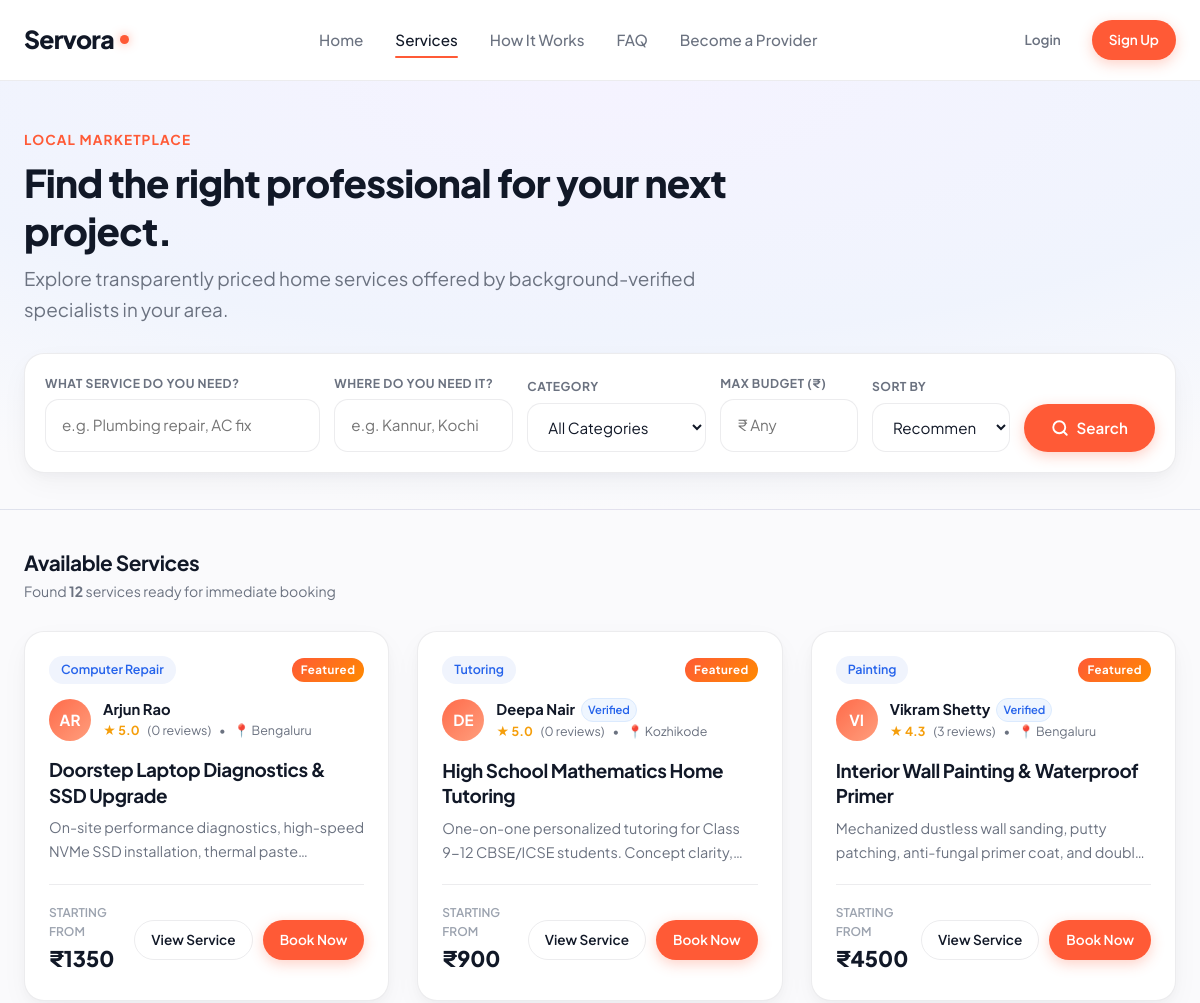
/services/ (upper part), run on an earlier commit of the app's database.
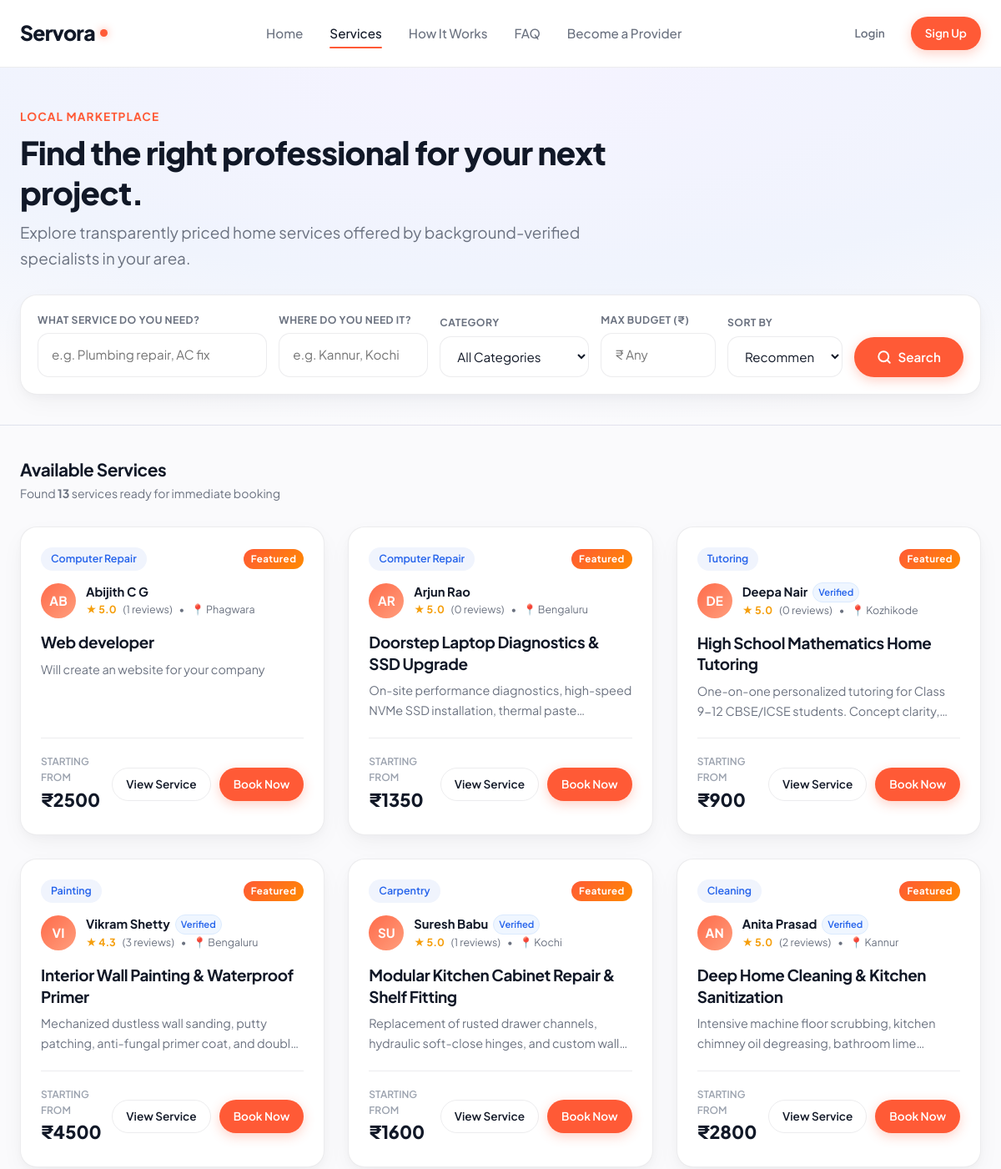
And on a later commit of the database.
### services/models.py (models this page shows, shortened)
class Service(models.Model):
    provider = models.ForeignKey(UserProfile, on_delete=models.CASCADE, related_name='services')
    category = models.ForeignKey(Category, on_delete=models.CASCADE, related_name='services')
    title = models.CharField(max_length=200)
    slug = models.SlugField(max_length=220, unique=True, blank=True)
    description = models.TextField()
    price = models.DecimalField(max_digits=10, decimal_places=2, help_text="Starting price in INR (₹)")
    duration_estimate = models.CharField(max_length=100, default='1-2 hours')
    location = models.CharField(max_length=120, default='Kannur')
    image = models.ImageField(upload_to='services/', blank=True, null=True)
    is_active = models.BooleanField(default=True)
    is_featured = models.BooleanField(default=False)
    created_at = models.DateTimeField(auto_now_add=True)
    updated_at = models.DateTimeField(auto_now=True)
    class Meta:
        ordering = ['-is_featured', '-created_at']
    @property
    def average_rating(self):
        reviews = self.reviews.all()
        if reviews.exists():
            return round(sum(r.rating for r in reviews) / reviews.count(), 1)
        return 5.0
    @property
    def reviews_count(self):
        return self.reviews.count()

class Category(models.Model):
    name = models.CharField(max_length=100, unique=True)
    slug = models.SlugField(max_length=120, unique=True, blank=True)
    icon_name = models.CharField(
        max_length=50,
        default='wrench',
        help_text="Icon identifier (e.g. spark, wrench, zap, paint, hammer, leaf)"
    )
    description = models.TextField(blank=True, default='')
    order = models.PositiveIntegerField(default=0)
    class Meta:
        verbose_name_plural = "Categories"
        ordering = ['order', 'name']

class Review(models.Model):
    RATING_CHOICES = [(i, str(i)) for i in range(1, 6)]
    service = models.ForeignKey(Service, on_delete=models.CASCADE, related_name='reviews')
    customer = models.ForeignKey(User, on_delete=models.CASCADE, related_name='customer_reviews')
    booking = models.OneToOneField(Booking, on_delete=models.SET_NULL, null=True, blank=True, related_name='review')
    rating = models.PositiveSmallIntegerField(choices=RATING_CHOICES, default=5)
    comment = models.TextField()
    created_at = models.DateTimeField(auto_now_add=True)
    class Meta:
        ordering = ['-created_at']

### users/models.py (models this page shows, shortened)
class UserProfile(models.Model):
    ROLE_CHOICES = (
        ('customer', 'Customer / Homeowner'),
        ('provider', 'Service Provider / Professional'),
    )
    user = models.OneToOneField(User, on_delete=models.CASCADE, related_name='profile')
    role = models.CharField(max_length=20, choices=ROLE_CHOICES, default='customer')
    phone = models.CharField(max_length=20, blank=True, default='')
    city = models.CharField(max_length=100, blank=True, default='Kannur')
    address = models.TextField(blank=True, default='')
    bio = models.TextField(blank=True, default='')
    is_verified = models.BooleanField(default=False, help_text="Designates whether this provider has been verified.")
    avatar = models.ImageField(upload_to='profiles/', blank=True, null=True)
    PAYOUT_STATUS_CHOICES = (
        ('not_configured', 'Not Configured'),
        ('configured', 'Configured'),
        ('verification_required', 'Verification Required'),
        ('ready', 'Ready for Payout'),
    )
    PAYOUT_PREFERENCE_CHOICES = (
        ('upi', 'UPI Transfer'),
        ('bank', 'Bank Transfer'),
    )
    payout_upi_id = models.CharField(
        max_length=100,
        blank=True,
        default='',
        help_text="Private provider UPI ID for electronic settlement disbursements."
    )
    payout_upi_name = models.CharField(
        max_length=150,
        blank=True,
        default='',
        help_text="Beneficiary name associated with UPI ID."
    )
    payout_preference = models.CharField(
        max_length=30,
        choices=PAYOUT_PREFERENCE_CHOICES,
        default='upi'
    )
    payout_status = models.CharField(
        max_length=30,
        choices=PAYOUT_STATUS_CHOICES,
        default='not_configured'
    )
    created_at = models.DateTimeField(auto_now_add=True)

### services/views.py (the view, shortened to what this page needs)
# urls.py: path('services/', views.service_list_view, name='service_list'),
def service_list_view(request):
    services = Service.objects.filter(is_active=True).select_related('provider', 'category', 'provider__user').prefetch_related('reviews')
    search_query = request.GET.get('search') or request.GET.get('q') or ''
    location_filter = request.GET.get('location', '').strip()
    if location_filter:
        services = services.filter(location__icontains=location_filter)
    category_filter = request.GET.get('category', '').strip()
    if category_filter and category_filter.lower() != 'all':
        services = services.filter(
            Q(category__name__iexact=category_filter) | Q(category__slug__iexact=category_filter)
        )
    min_price = request.GET.get('min_price', '').strip()
    if min_price:
        try:
            services = services.filter(price__gte=Decimal(min_price))
        except (ValueError, ArithmeticError):
            pass
    max_price = request.GET.get('max_price', '').strip()
    if max_price:
        try:
            services = services.filter(price__lte=Decimal(max_price))
        except (ValueError, ArithmeticError):
            pass
    min_rating = request.GET.get('min_rating', '').strip()
    active_promo_subquery = FeaturedListing.objects.filter(
        service=OuterRef('pk'),
        is_active=True,
        end_date__gte=date.today()
    )
    services = services.annotate(has_active_promo=Exists(active_promo_subquery))
    sort_option = request.GET.get('sort', 'recommended')
    if sort_option == 'price_asc':
        services = services.order_by('price')
    elif sort_option == 'price_desc':
        services = services.order_by('-price')
    elif sort_option == 'newest':
        services = services.order_by('-created_at')
    else:
        services = services.order_by('-has_active_promo', '-is_featured', '-created_at')
    categories = Category.objects.all()
    available_locations = Service.objects.filter(is_active=True).values_list('location', flat=True).distinct()
    return render(request, 'services/service_list.html', {
        'services': services,
        'categories': categories,
        'available_locations': available_locations,
        'search_query': search_query,
        'location_filter': location_filter,
        'category_filter': category_filter,
        'min_price': min_price,
        'max_price': max_price,
        'min_rating': min_rating,
        'sort_option': sort_option,
        'total_count': services.count(),
    })

### services/context_processors.py (called while the page is built, shortened)
def notifications_context(request):
    return {
        'unread_notifications_count': 0,
        'recent_notifications': [],
    }

### templates/services/service_list.html (shortened to what the changed rows need)
{% extends 'base.html' %}
{% load static %}
{% block extra_css %}
  <link rel="stylesheet" href="{% static 'css/customer.css' %}">
{% endblock %}
{% block content %}
<section class="catalog-hero">
  <div class="container">
    <div style="max-width: 720px;">
      <h1 class="catalog-title">Find the right professional for your next project.</h1>
    </div>
  </div>
</section>
<section class="section" style="padding-top: 40px;">
  <div class="container">
    <div class="catalog-results-header">
      <div>
        <p class="text-sm">Found <strong>{{ total_count }}</strong> services ready for immediate booking</p>
      </div>
    </div>
    {% if services %}
      <div class="provider-grid">
        {% for service in services %}
          <div class="service-card card-hover">
            <div class="service-card-body">
              <div class="service-card-badge-row">
                <a href="{% url 'category_services' service.category.name %}" class="badge" style="background: var(--bg-blue-tint); color: #2563EB;">
                  {{ service.category.name }}
                </a>
                {% if service.is_featured %}
                  <span class="badge badge-pro">Featured</span>
                {% endif %}
              </div>
              <div class="service-provider-info">
                <a href="{% url 'provider_profile' service.provider.id %}" style="display: flex; align-items: center; gap: 12px;">
                  <div class="hero-visual-avatar" style="width: 42px; height: 42px; font-size: 0.95rem;">
                    {{ service.provider.user.first_name|default:service.provider.user.username|slice:":2"|upper }}
                  </div>
                  <div>
                    <div style="display: flex; align-items: center; gap: 6px;">
                      <strong style="font-size: 0.92rem; color: var(--brand-dark);">
                        {{ service.provider.user.get_full_name|default:service.provider.user.username }}
                      </strong>
                      {% if service.provider.is_verified %}
                        <span class="badge badge-verified" style="padding: 2px 6px; font-size: 0.7rem;">Verified</span>
                      {% endif %}
                    </div>
                    <div style="display: flex; align-items: center; gap: 8px; font-size: 0.78rem; color: var(--text-secondary);">
                      <span style="color: #F59E0B; font-weight: 700;">★ {{ service.average_rating }}</span>
                      <span>({{ service.reviews_count }} reviews)</span>
                      <span>&bull;</span>
                      <span>📍 {{ service.location }}</span>
                    </div>
                  </div>
                </a>
              </div>
              <h3 class="service-title">
                <a href="{% url 'service_detail' service.id %}">{{ service.title }}</a>
              </h3>
              <p class="service-desc">{{ service.description }}</p>
              <div class="service-meta">
                <div class="service-price-block">
                  <span class="service-price-label">Starting from</span>
                  <span class="service-price">₹{{ service.price|floatformat:0 }}</span>
                </div>
                <div class="service-card-actions">
                  <a href="{% url 'service_detail' service.id %}" class="btn btn-outline btn-sm">View Service</a>
                  <a href="{% url 'book_service' service.id %}" class="btn btn-primary btn-sm">Book Now</a>
                </div>
              </div>
            </div>
          </div>
        {% endfor %}
      </div>
    {% endif %}
  </div>
</section>
{% endblock %}

What changed in the data, as far as the page shows it:
added Service: category.name "Computer Repair", is_featured "Featured", provider.user.first_name "AB", provider.user.get_full_name "Abijith C G", average_rating "5.0", reviews_count "1", location "Phagwara", title "Web developer", description "Will create an website for your company", price "2500"
now on this page (row unchanged): Service: category.name "Carpentry", is_featured "Featured", provider.user.first_name "SU", provider.user.get_full_name "Suresh Babu", shows "Verified", average_rating "5.0", reviews_count "1", location "Kochi", title "Modular Kitchen Cabinet Repair & Shelf Fitting", description "Replacement of rusted drawer channels, hydraulic soft-close hinges, and custom…", price "1600"
now on this page (row unchanged): Service: category.name "Cleaning", is_featured "Featured", provider.user.first_name "AN", provider.user.get_full_name "Anita Prasad", shows "Verified", average_rating "5.0", reviews_count "2", location "Kannur", title "Deep Home Cleaning & Kitchen Sanitization", description "Intensive machine floor scrubbing, kitchen chimney oil degreasing, bathroom…", price "2800"
Also different on the page:
{{ total_count }}: "12" → "13"
